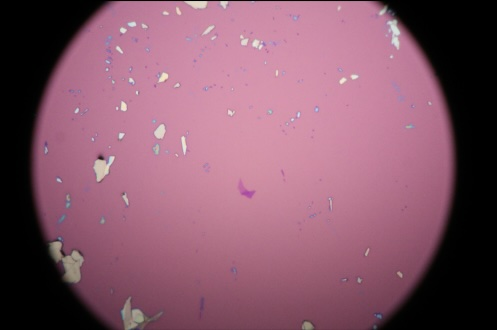
#> input picture segmenter/test_images/WTe2/wte2_0.jpg, 497 x 330 px, found by its file name; its folder holds only this picture in this run
$ python test.py segmenter/test_images/WTe2/wte2_0.jpg   (older library calls are emulated)
#> lines starting #> are read from the running program, lines starting #| are printed output that depends on the picture
### material.py
from skimage.feature import canny
from skimage.color import lab2rgb, rgb2gray, rgb2lab
from scipy.ndimage import gaussian_filter
from skimage.morphology import disk
import numpy as np
import cv2
import concurrent.futures
from utils import blur
from segmenter2 import Segmenter

class EdgeMethod():
    def __init__(self, canny_sigma = 0.7):
        self.canny_sigma = canny_sigma

    def __call__(self, img):
        return canny(rgb2gray(img), sigma=self.canny_sigma).astype('float32')

# [10 lines left out: function lab_separate, not called in this run]

class GrapheneEdgeMethod(EdgeMethod):
    # [162 lines left out: functions __call__, subdivide, combine_sections, hessian_determinant, opencv_rank_gradient, nonmax_suppression, not called in this run]


class EntropyEdgeMethod(EdgeMethod):
    # [50 lines left out: functions __init__, __call__, not called in this run]

class LABSobelEdgeMethod(EdgeMethod):
    # [44 lines left out: functions __init__, __call__, not called in this run]

class Material():
    def __init__(self, name, target_bg_lab, layer_labels, sigma=0.7, fat_threshold=0.1, Edge_Method = EdgeMethod, args = []):
        self.name = name
        self.target_bg_lab = target_bg_lab
        self.layer_labels = layer_labels
        self.recommended_sigma = sigma
        self.recommended_fat_threshold = fat_threshold
        self.Edge_Method = Edge_Method
        self.args = args


# Make each material

wte2_labels = { # cielab colorspace
                  (56, 40, -10): 'monolayer',
                  (46, 50, -20): 'bilayer',
                  (39, 60, -30): 'trilayer',
                  (31, 54, -32): 'fewlayer',
                  (70, 20, -30): 'manylayer',
                  (80, 5, 10): 'bulk',
                  (0, 0, 0): 'dirt',
                  (30, 20, -10): 'dirt',
              }

wte2 = Material('WTe2', [58.50683594, 28.57762527, -2.79295444], layer_labels=wte2_labels)

graphene_labels = { # cielab colorspace
                  # (51, 14, 1): 'monolayer',
                  (47, 12, 3): 'monolayer',
                  (46, 17, 3): 'monolayer',
                  (44, 17, 0): 'bilayer',
                  (38, 21, -2): 'trilayer',
                  (30, 10, -20): 'fewlayer',
                  (50, 0, -8): 'manylayer',
                  (53, 0, 0): 'manylayer',
                #   (66, -7, 11): 'manylayer',
                  # (43.5, 8, 1): 'manylayer',
                  (75, 0, 35): 'bulk',
                  (80, 5, 10): 'bulk',
                  (35, 1, 36): 'bulk',
                  (48, 10, 3.5): 'dirt',
                  (48, 9, 2.5): 'dirt',
                  (48.1, 6.7, -1.4): 'dirt',
                  (53, 0, 8.5): 'dirt',
                  (39, 8, 8): 'dirt',
                #   (30, 20, -10): 'dirt',
                  (0,0,0): 'bg'
              }

graphene = Material(
    'Graphene',
    [49.62793933, 12.17574073,  5.43972594],
    layer_labels=graphene_labels,
    sigma=3,
    fat_threshold=0.005,
    Edge_Method = EntropyEdgeMethod,
    args = [[1, 80], [3, 80]] # disk radius and percentile
  )


hBN_labels = { # cielab colorspace
                  (50, 22, -3): '0-10',
                  (48, 15, -9): '10-20',
                  (56, -16, -15): '20-30',
                  (81, -41, 1): '30-40',
                  (100, -30, 30): '40+',
                  (78, 22, 1): '40+',
                  (30, 20, -10): 'dirt',
              }

hBN = Material(
    'hBN',
    [49, 27.5,  8.5],
    layer_labels=hBN_labels,
    sigma=0.7,
    fat_threshold=0.1,
    Edge_Method=LABSobelEdgeMethod,
    args = [
       [2, 9.5, 4], # Blur, Threshold, and Disk Radius
       [0.5, 9.5, 4]
       ]
  )

### test.py
from PIL import Image
import numpy as np
from material import GrapheneEdgeMethod, lab_separate
from skimage.morphology import area_closing, binary_closing, closing, label
from skimage.feature import canny, peak_local_max
from scipy.ndimage import gaussian_filter, distance_transform_edt, label, maximum_filter, gaussian_gradient_magnitude
from skimage.filters import sobel, farid, scharr, prewitt, gabor, roberts
from skimage.filters.rank import entropy
from skimage.morphology import disk, white_tophat, black_tophat
from skimage.color import lab2rgb, rgb2gray, rgb2lab
import skimage.restoration as restoration
from skimage.segmentation import watershed
import matplotlib.pyplot as plt
import cv2
import warnings
import sys
import os
from material import EntropyEdgeMethod

warnings.simplefilter('ignore', UserWarning)

# [6 lines left out: function lab_correct, not called in this run]

def rgb_lab_correct(img, current_avg_lab, target_avg_lab=[55.96122403, 28.28108621, -3.12392236]):
  return lab2rgb(lab_correct(rgb2lab(img), current_avg_lab, target_avg_lab))

# [22 lines of commented-out code are left out]
g1 = cv2.imread(f'../monolayerGraphene/monolayer_Graphene/{sys.argv[1]}')
#> g1 is the input picture: shape (330, 497, 3); mean B, G, R 105.3, 87.2, 132.9
g1 = cv2.cvtColor(g1, cv2.COLOR_BGR2RGB)

# [11 lines left out: function sobel_advanced, not called in this run]

edges = farid(rgb2gray(g1))
edges = edges/np.max(edges)
# [12 lines of commented-out code are left out]

# [8 lines left out: function make_masks, not called in this run]

def threshold_clip(img, threshold=90):
    cutoff = np.percentile(img, threshold)
    return img > cutoff

# kernel = np.array(
#         [[0,0,0,0,1,0,0,0,0],
#          [0,0,0,1,1,1,0,0,0],
#          [0,0,1,1,1,1,1,0,0],
#          [0,1,1,1,1,1,1,1,0],
#          [1,1,1,1,1,1,1,1,1],
#          [0,1,1,1,1,1,1,1,0],
#          [0,0,1,1,1,1,1,0,0],
#          [0,0,0,1,1,1,0,0,0],
#          [0,0,0,0,1,0,0,0,0]]
#     )

kernel = np.array(
        [[0,0,0,0,0,0,0,0,0],
         [0,0,0,0,0,0,0,0,0],
         [0,0,1,1,1,1,1,0,0],
         [0,0,1,1,1,1,1,0,0],
         [0,0,1,1,1,1,1,0,0],
         [0,0,1,1,1,1,1,0,0],
         [0,0,1,1,1,1,1,0,0],
         [0,0,0,0,0,0,0,0,0],
         [0,0,0,0,0,0,0,0,0],]
    )

# kernel = np.array(
#         [[0,0,0,0,1,1,1,1,1],
#          [0,0,0,1,1,1,1,1,0],
#          [0,0,1,1,1,1,1,0,0],
#          [0,1,1,1,1,1,0,0,0],
#          [1,1,1,1,1,0,0,0,0],
#          [0,1,1,1,1,1,0,0,0],
#          [0,0,1,1,1,1,1,0,0],
#          [0,0,0,1,1,1,1,1,0],
#          [0,0,0,0,1,1,1,1,1],]
#     )

k = 4
expanded = cv2.resize(g1, (k*g1.shape[1], k*g1.shape[0]))
entropied = entropy(rgb2gray(expanded), disk(3))
entropied = (entropied/np.max(entropied))
cleaned = np.pow(entropied, 2.5)
cleaned = cleaned/np.max(cleaned)
# cleaned = (255*cleaned).astype('uint8')
blur_cleaned = gaussian_filter(cleaned, 5)
# blur_cleaned[blur_cleaned < 10] = 0

# [4 lines left out: function e_function, not called in this run]

def shifted_sigmoid(input, k = -5, a = 0.5):
    result = np.ones_like(input) + k*(input - a*np.ones_like(input))
    return np.pow(result, -1)

kernel = np.array(
        [[0,0,0],
         [0,0,0],
         [0,0,1]]
    )
filtered1 = cv2.filter2D(entropied, -1, kernel)
filtered1 = cv2.filter2D(filtered1, -1, kernel)
filtered1 = cv2.filter2D(filtered1, -1, kernel)
filtered1 = cv2.filter2D(filtered1, -1, kernel)
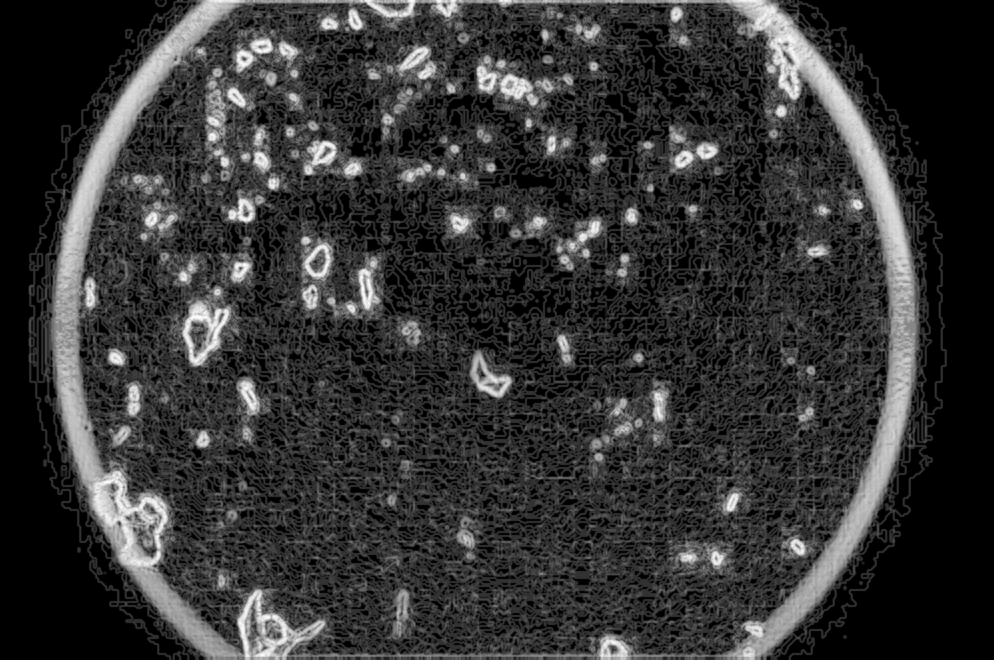
#> filtered1: shape (1320, 1988) float64 (shown at 1/2 size); min 0, max 1, mean 0.205
kernel = np.array(
        [[0,0,1],
         [0,0,0],
         [0,0,0]]
    )
filtered2 = cv2.filter2D(entropied, -1, kernel)
filtered2 = cv2.filter2D(filtered2, -1, kernel)
filtered2 = cv2.filter2D(filtered2, -1, kernel)
filtered2 = cv2.filter2D(filtered2, -1, kernel)
kernel = np.array(
        [[1,0,0],
         [0,0,0],
         [0,0,0]]
    )
filtered3 = cv2.filter2D(entropied, -1, kernel)
filtered3 = cv2.filter2D(filtered3, -1, kernel)
filtered3 = cv2.filter2D(filtered3, -1, kernel)
filtered3 = cv2.filter2D(filtered3, -1, kernel)
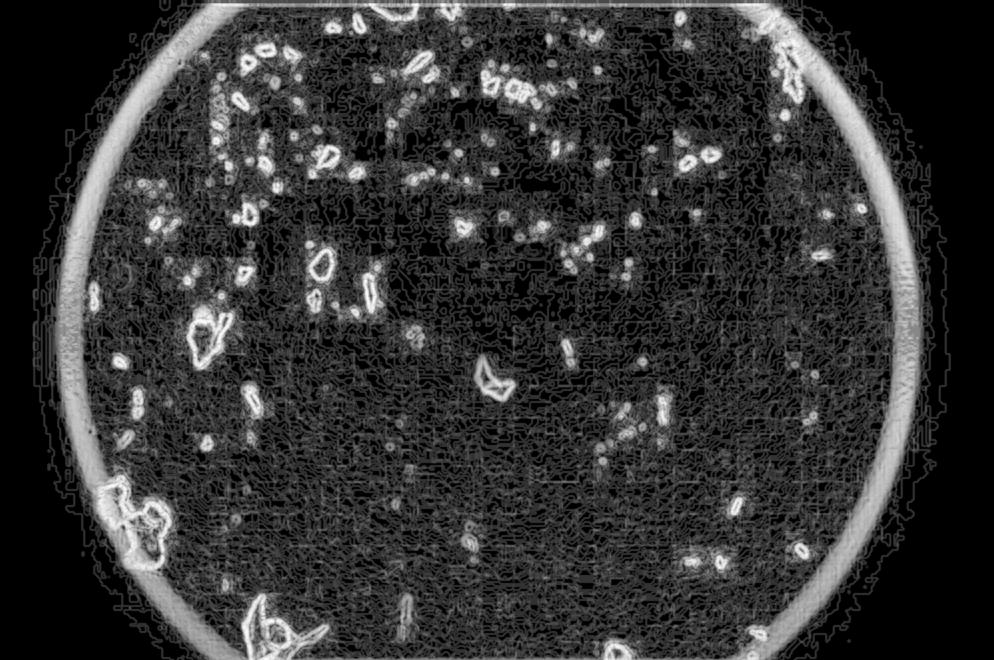
#> filtered3: shape (1320, 1988) float64 (shown at 1/2 size); min 0, max 1, mean 0.205
kernel = np.array(
        [[0,0,0],
         [0,0,0],
         [1,0,0]]
    )
filtered4 = cv2.filter2D(entropied, -1, kernel)
filtered4 = cv2.filter2D(filtered4, -1, kernel)
filtered4 = cv2.filter2D(filtered4, -1, kernel)
filtered4 = cv2.filter2D(filtered4, -1, kernel)
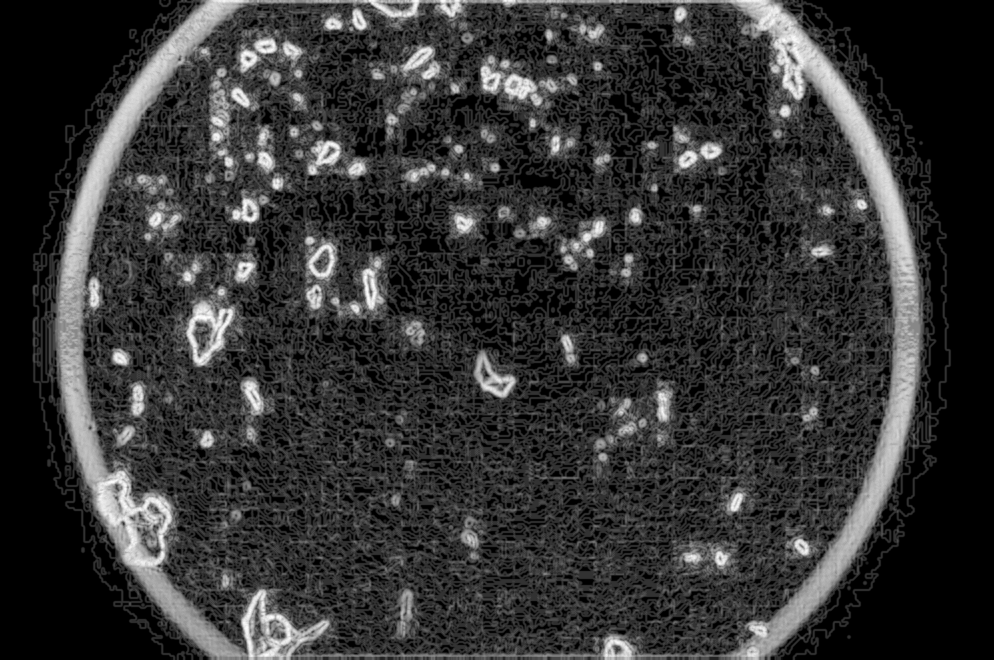
#> filtered4: shape (1320, 1988) float64 (shown at 1/2 size); min 0, max 1, mean 0.205
# filtered = cv2.filter2D(filtered, -1, kernel)

shift_filtered = entropied * (filtered1 + filtered2 + filtered3 + filtered4)

# eroded = cv2.erode(cleaned, np.ones((3,3), np.uint8))

print(np.unique(entropied.astype('int')))
#| [0 1]

# [12 lines left out: functions get_coords, watershed_segment, not called in this run]

fig, axs = plt.subplots(2, 2, figsize=(10,10))

axs[0,0].imshow(g1, cmap='inferno')
axs[0,0].axis('off')

# edges[edges<0.1] = 0
cleaned[blur_cleaned > 0.3] = 0
axs[0,1].imshow(cleaned, cmap='inferno')
axs[0,1].axis('off')

# edges = edges > 1
# blurred[blurred<0.1] = 0

def refine(input):
    return maximum_filter(input, size=1, mode='nearest')

# [12 lines left out: function staged_refine, not called in this run]

def rgb2gray_custom(image):
    return 0.25*image[:,:,0] + 0.25*image[:,:,1] + 0.5*image[:,:,2]

def magnitude(input):
    return np.sqrt(np.pow(input[:,:,0], 2) + np.pow(input[:,:,1], 2) +np.pow(input[:,:,2], 2))

first_derivative = gaussian_gradient_magnitude(rgb2lab(g1) [:,:,0], 1)
first_derivative /= np.max(first_derivative)

def hessian_determinant(image, sigma=1):
    """
    Calculate the determinant of the Hessian matrix at each point in the image.
    Args:
        image: 2D numpy array (grayscale image)
        sigma: Gaussian smoothing parameter
    Returns:
        det_H: 2D numpy array of the same shape as image
    """
#> called with sigma = 0.25
    # Second derivatives
    Ixx = gaussian_filter(image, sigma=sigma, order=(2, 0))
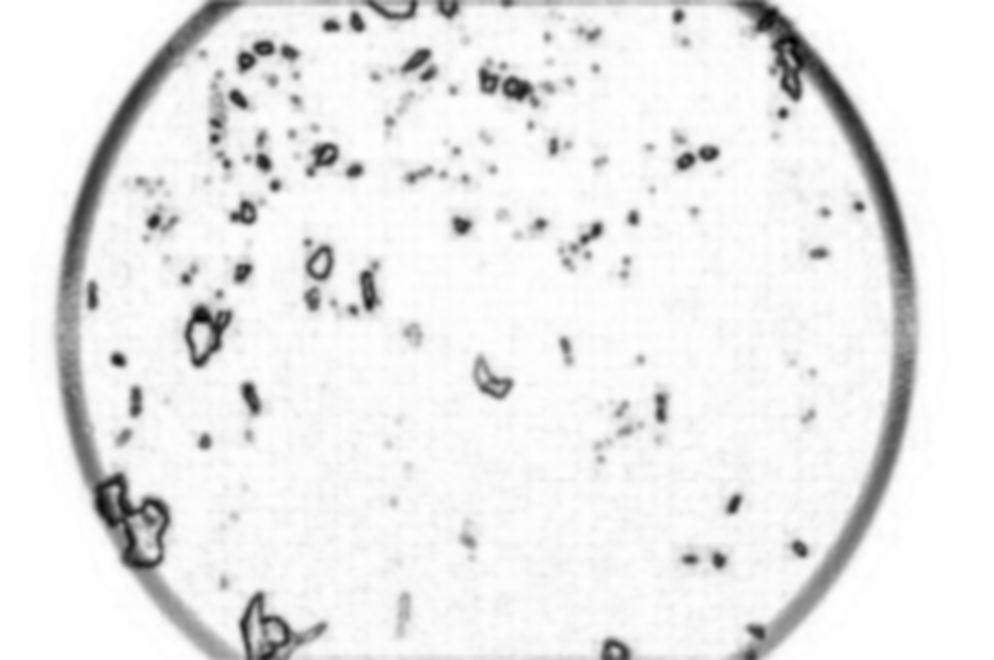
#> Ixx: shape (1320, 1988) float64 (shown at 1/2 size); min -12.53, max 7.55e-10, mean -0.991; drawn with min black and max white
    Iyy = gaussian_filter(image, sigma=sigma, order=(0, 2))
    Ixy = gaussian_filter(image, sigma=sigma, order=(1, 1))
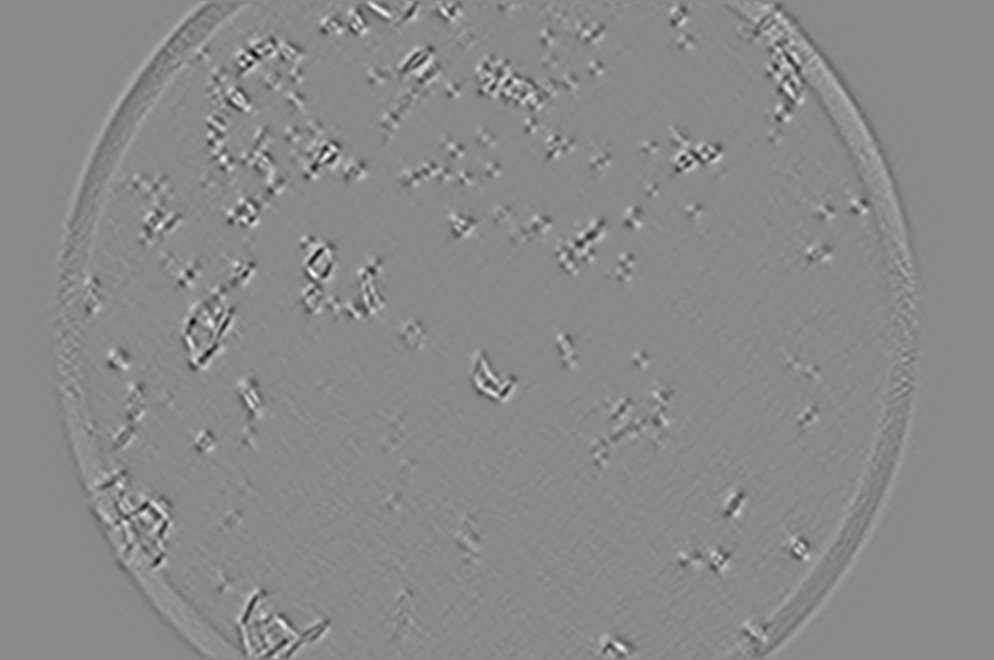
#> Ixy: shape (1320, 1988) float64 (shown at 1/2 size); min -8.14e-07, max 6.95e-07, mean -5.45e-27; drawn with min black and max white
    # Determinant of Hessian
    det_H = Ixx * Iyy - Ixy ** 2
    return det_H

second_derivative = hessian_determinant(blur_cleaned, sigma=0.25)
second_derivative[second_derivative<0] = 0
# result = np.logical_and(np.abs(first_derivative) < 0.07, second_derivative > 20)

# second_derivative[second_derivative<10] = 0
cleaned = cv2.resize(cleaned, first_derivative.shape[::-1])
#> cleaned: shape (330, 497) float64
final_edges = first_derivative + 1.5*cleaned
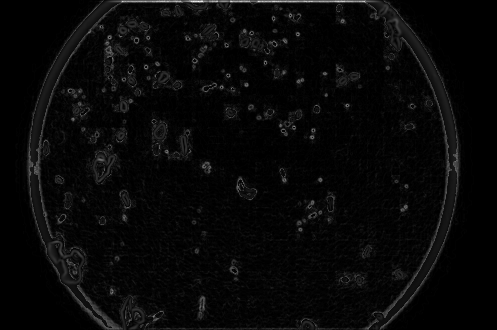
#> final_edges: shape (330, 497) float64; min 0, max 1.75, mean 0.058; drawn with min black and max white
result, _ = label(final_edges < 0.1)
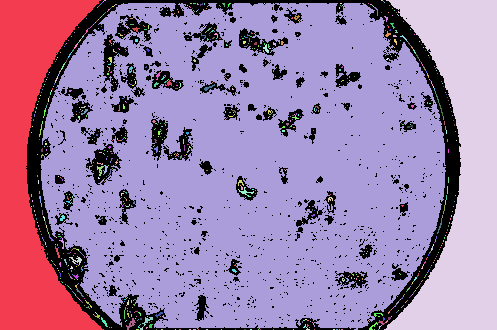
#> result: shape (330, 497) int32; 1018 distinct labels, from 0 to 1017; one colour per label, 0 black


axs[1,0].imshow(final_edges, cmap='inferno')
axs[1,0].axis('off')


axs[1,1].imshow(result, cmap='inferno')
axs[1,1].axis('off')

plt.tight_layout()
plt.show()

$ run again, on segmenter/test_images/WTe2/wte2_28.jpg
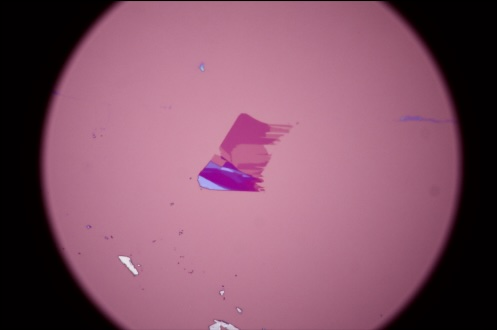
#> input picture segmenter/test_images/WTe2/wte2_28.jpg, 497 x 330 px, found by its file name
#> g1 is the input picture: shape (330, 497, 3); mean B, G, R 104.2, 84, 132.9
#| [0 1]
#> `final_edges = first_derivative + 1.5*cleaned`:
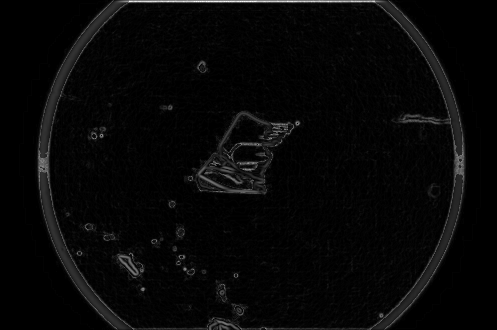
#> final_edges: shape (330, 497) float64; min 0, max 1.61, mean 0.0485; drawn with min black and max white
#> `result, _ = label(final_edges < 0.1)`:
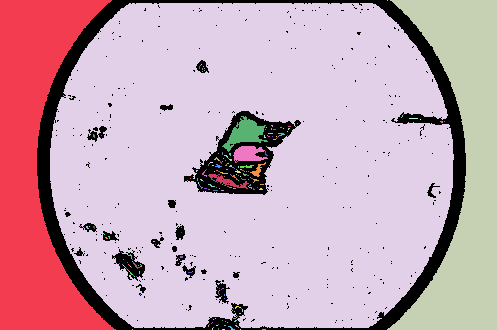
#> result: shape (330, 497) int32; 244 distinct labels, from 0 to 243; one colour per label, 0 black
